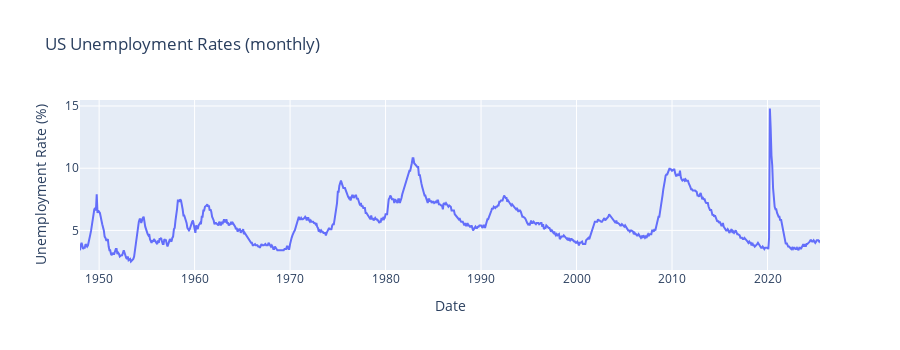

Here is the notebook cell this chart was saved with:
### Markdown cell above
::: {.content-visible when-format="html"}

### Code cell
#| echo: false

fig.show()

### Figure 1 — Plotly figure (JSON) as saved in the notebook; plotly's stock layout.template omitted (floating-point values rounded to 4 significant figures; data arrays with more than 128 entries replaced by an {"elided": "..."} marker saying what was removed)
{"data": [{"hovertemplate": "Date=%{x}<br>Unemployment Rate (%)=%{y}<extra></extra>", "legendgroup": "", "line": {"color": "#636efa", "dash": "solid"}, "marker": {"symbol": "circle"}, "mode": "lines", "name": "", "orientation": "v", "showlegend": false, "type": "scatter", "x": {"elided": "931 str values"}, "xaxis": "x", "y": {"elided": "931 float values"}, "yaxis": "y"}], "layout": {"height": 350, "legend": {"tracegroupgap": 0}, "title": {"text": "US Unemployment Rates (monthly)"}, "xaxis": {"anchor": "y", "domain": [0, 1], "title": {"text": "Date"}}, "yaxis": {"anchor": "x", "domain": [0, 1], "title": {"text": "Unemployment Rate (%)"}}}}
